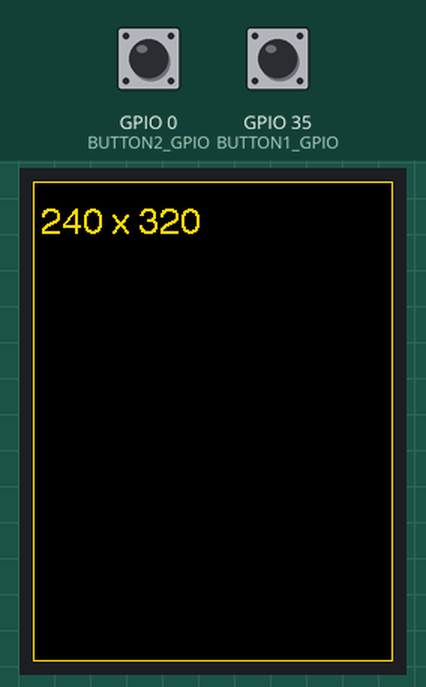
Recording of a sketch running on a simulated ESP32-S2. On the bench: 240×320 colour display. Inputs (shaded band) come from the test bench; at power-on: GPIO 0 (BUTTON2_GPIO) HIGH, GPIO 35 (BUTTON1_GPIO) HIGH.

Above: at 1.4 s.
1.5 s: GPIO 0 (BUTTON2_GPIO) pulled LOW for 0.15 s
At 2.0 s:
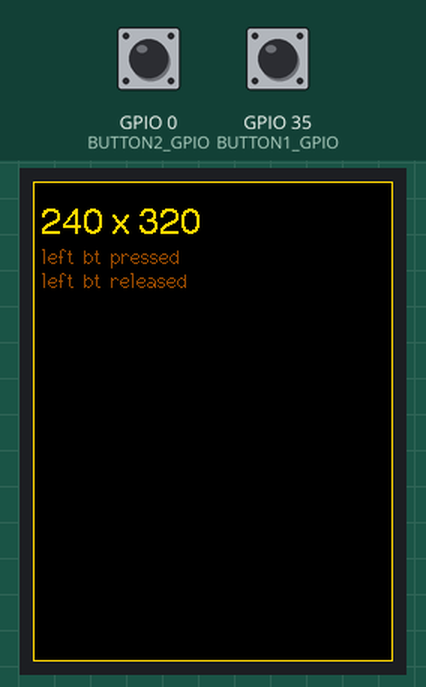
3.1 s: GPIO 35 (BUTTON1_GPIO) pulled LOW for 0.15 s
At 4.4 s:
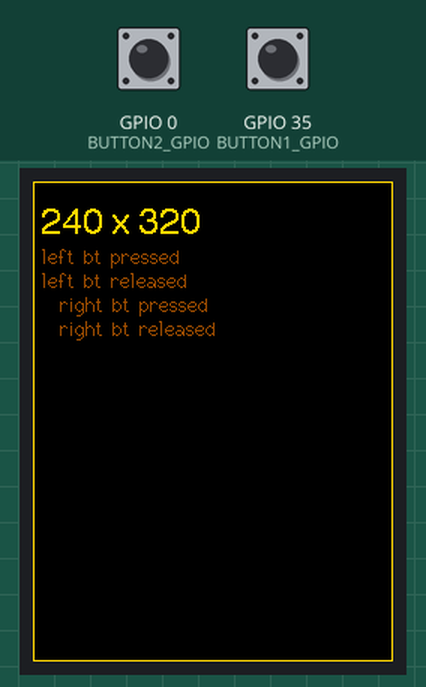
4.7 s: GPIO 0 (BUTTON2_GPIO) pulled LOW for 1 s
At 6.9 s:
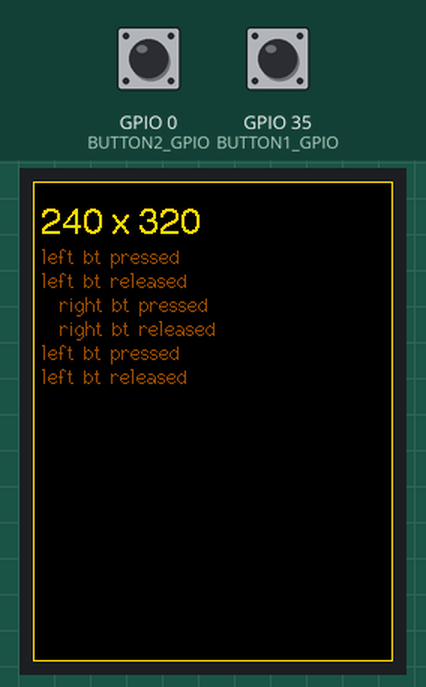
7.2 s: GPIO 35 (BUTTON1_GPIO) pulled LOW for 1 s
At 8.8 s:
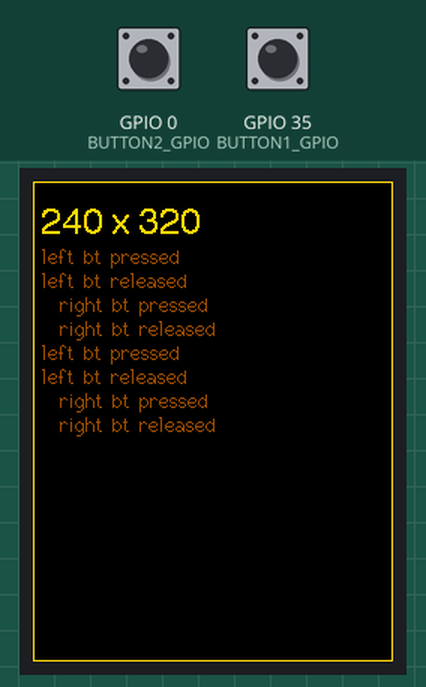
Timing chart, 0 to 10.3 s (numbered marks = the images above; inputs shaded):
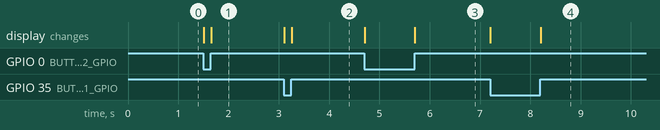

The sketch:

TTGO-T-display.ino
```cpp
#include <WiFi.h>

#include <TFT_eSPI.h> // Hardware-specific library
TFT_eSPI tft = TFT_eSPI ();

#define BUTTON1_GPIO 35
#define BUTTON2_GPIO 0
#define BOUNCING_MS 5 // 1 ms should be enough, takt 5 ms to be on the safe side

void setup () {

    tft.init ();
    tft.setRotation (0); // orientation = portrait
    digitalWrite (TFT_BL, TFT_BACKLIGHT_ON); // turn on back-light

    tft.fillScreen (TFT_BLACK);
    tft.drawRect (0, 0, TFT_WIDTH, TFT_HEIGHT, TFT_GOLD); // max viewable rectangle = 135 x 240

    tft.setCursor (0, 16, 4); // x, y, font size = 4
    tft.setTextColor (TFT_GOLD);
    tft.println (" " + String (TFT_WIDTH) + " x " + String (TFT_HEIGHT)); // 135 x 240

    tft.setTextFont (2); // font 2
    tft.setTextColor (TFT_BROWN);

    pinMode (BUTTON1_GPIO, INPUT_PULLUP); // push-button 1
    pinMode (BUTTON2_GPIO, INPUT_PULLUP); // push-button 2
}

void loop () {
  // button debouncing code

  static byte button1LastState = digitalRead (BUTTON1_GPIO);
  byte button1NewState;
  static byte button1LastReportedState = button1LastState;
  static unsigned long button1LastChange = millis () - BOUNCING_MS;
  if ((button1NewState = digitalRead (BUTTON1_GPIO)) != button1LastState) {
      button1LastState = button1NewState;
      button1LastChange = millis ();
  } else {
      if (millis () - button1LastChange >= BOUNCING_MS && button1LastReportedState != button1LastState) {
          tft.println ("   right bt " + String (button1LastState ? "released" : "pressed"));
          button1LastReportedState = button1LastState;
      } else
          button1LastChange = millis () - BOUNCING_MS; // to prevent anomaly when built-in clock turns arroud after prox. 50 days (anomaly would happen after 25 days)
  }

  static byte button2LastState = digitalRead (BUTTON2_GPIO);
  byte button2NewState;
  static byte button2LastReportedState = button2LastState;
  static unsigned long button2LastChange = millis () - BOUNCING_MS;
  if ((button2NewState = digitalRead (BUTTON2_GPIO)) != button2LastState) {
      button2LastState = button2NewState;
      button2LastChange = millis ();
  } else {
      if (millis () - button2LastChange >= BOUNCING_MS && button2LastReportedState != button2LastState) {
          tft.println (" left bt " + String (button2LastState ? "released" : "pressed"));
          button2LastReportedState = button2LastState;
      } else
          button2LastChange = millis () - BOUNCING_MS; // to prevent anomaly when built-in clock turns arroud after prox. 50 days (anomaly would happen after 25 days)
  }

}
```

Measured:
- after the input at 1.5 s, the display: first changes at once (image 1 shows a later state)
- after the input at 3.1 s, the display: first changes at once (image 2 shows a later state)
- after the input at 4.7 s, the display: first changes at once (image 3 shows a later state)
- after the input at 7.2 s, the display: first changes at once (image 4 shows a later state)
